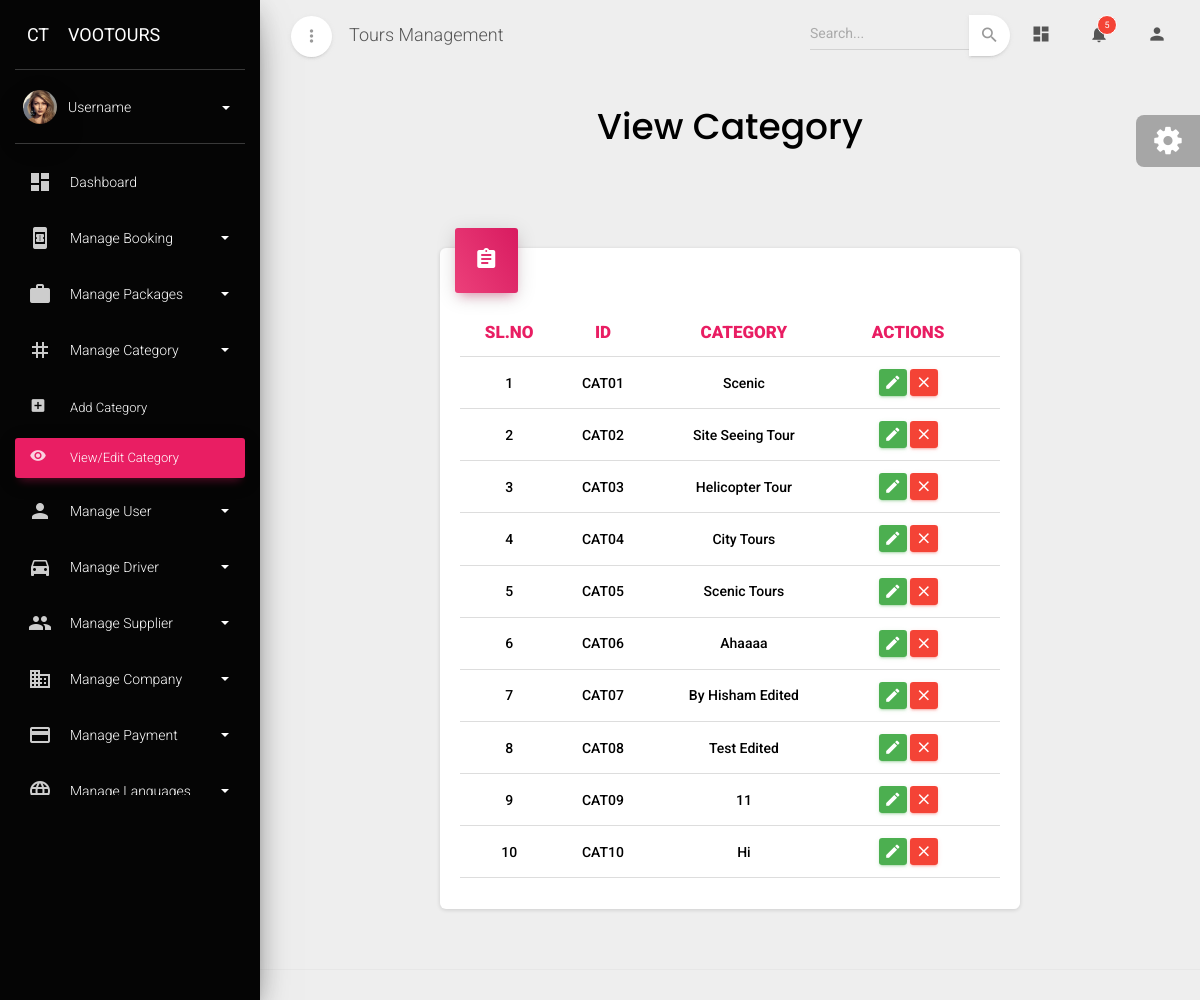
/viewcategory, run on an earlier commit of the app's database.
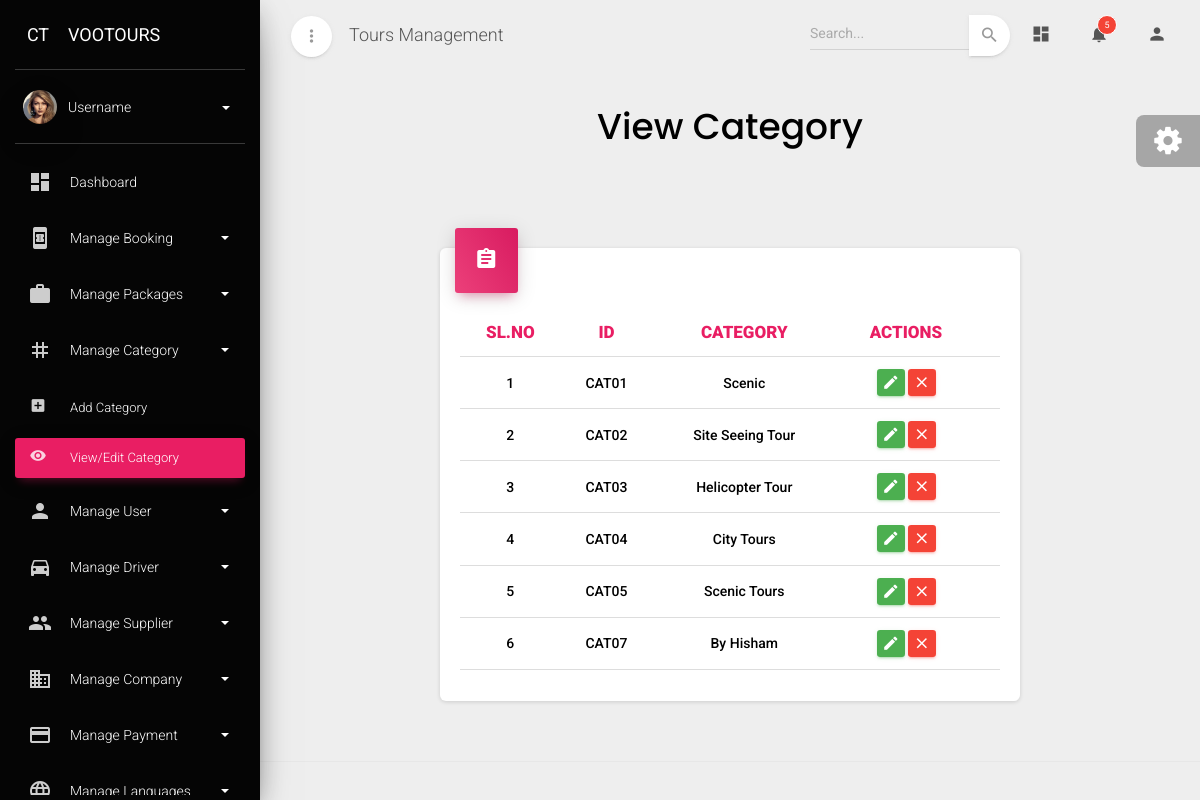
And on a later commit of the database.
### admin_dashboard/models.py (models this page shows, shortened)
class Category(models.Model):
    category_id=models.CharField(max_length=10, primary_key=True, editable=False)
    category_name=models.CharField(max_length=30,unique=True)

### admin_dashboard/views.py (the view)
# urls.py: path('viewcategory',View_category,name="view_category"),
def View_category(request):
    data=Category.objects.all()
    return render(request,'view_category.html',{'data':data})

### admin_dashboard/templates/view_category.html (shortened to what this page needs)
{% extends "base.html" %}
{% block content %}
<div class="content">
  <div class="container-fluid">
    <div class="row text-center">
      <h2
        class="font-weight-bold"
        style="font-family: poppins, serif; color: #000"
      >
        View Category
      </h2>
    </div>
    <div class="row mt-2">
      <div class="mt-5">
        <div class="row" id="supplier-allocation-content">
          <div class="col-2"></div>
          <div class="col-lg-8 col-md-12 col-md-12">
            <div class="card">
              <div class="card-header card-header-rose card-header-icon">
                <div class="card-icon">
                  <i class="material-icons">assignment</i>
                </div>
              </div>
              <div class="card-body">
                <div class="table-responsive">
                  <table class="table">
                    <thead>
                      <tr>
                        <th class="text-center  text-rose" style="font-weight: 900;" >SL.NO</th>
                        <th class="text-center  text-rose" style="font-weight: 900;" >ID</th>
                        <th class="text-center  text-rose" style="font-weight: 900;" >CATEGORY</th>
                        <th class="text-center  text-rose" style="font-weight: 900;" >ACTIONS</th>
                        <th class="text-center  text-rose" style="font-weight: 900;" ></th>
                      </tr>
                    </thead>
                    <tbody>
                      {% for i in data %}
                      <tr>
                        <tr>
                          <td class="text-center" style="font-weight: 500;">{{forloop.counter}}</td>
                          <td class="text-center text-capitalize" style="font-weight: 500;">{{i.category_id}}</td>
                          <td class="text-center text-capitalize" style="font-weight: 500;">{{i.category_name}}</td>
                          <td class="td-actions text-center">
                            <button type="button" rel="tooltip" class="btn btn-success" data-toggle="modal" data-target="#editModal{{i.category_id}}" onclick="openEditModal('{{i.category_id}}')"> <i class="material-icons">edit</i> </button>
                            <button type="button" rel="tooltip" class="btn btn-danger" data-toggle="modal" data-target="#deleteModal{{i.category_id}}" onclick="openDeleteModal('{{i.category_id}}')"> <i class="material-icons">close</i> </button>
                          </td>
                          <td class="text-center text-capitalize" style="font-weight: 500;"></td>
                      </tr>
                      {% endfor %}
                    </tbody>
                  </table>
                </div>
              </div>
            </div>
          </div>
          <div class="col-2"></div>
        </div>
      </div>
    </div>
  </div>
</div>
{% endblock content %}

What changed in the data, as far as the page shows it:
removed Category: category_id "CAT06", category_name "Ahaaaa"
removed Category: category_id "CAT08", category_name "Test Edited"
removed Category: category_id "CAT09", category_name "11"
removed Category: category_id "CAT10", category_name "Hi"
changed Category "CAT07": category_name "By Hisham Edited" → "By Hisham"
